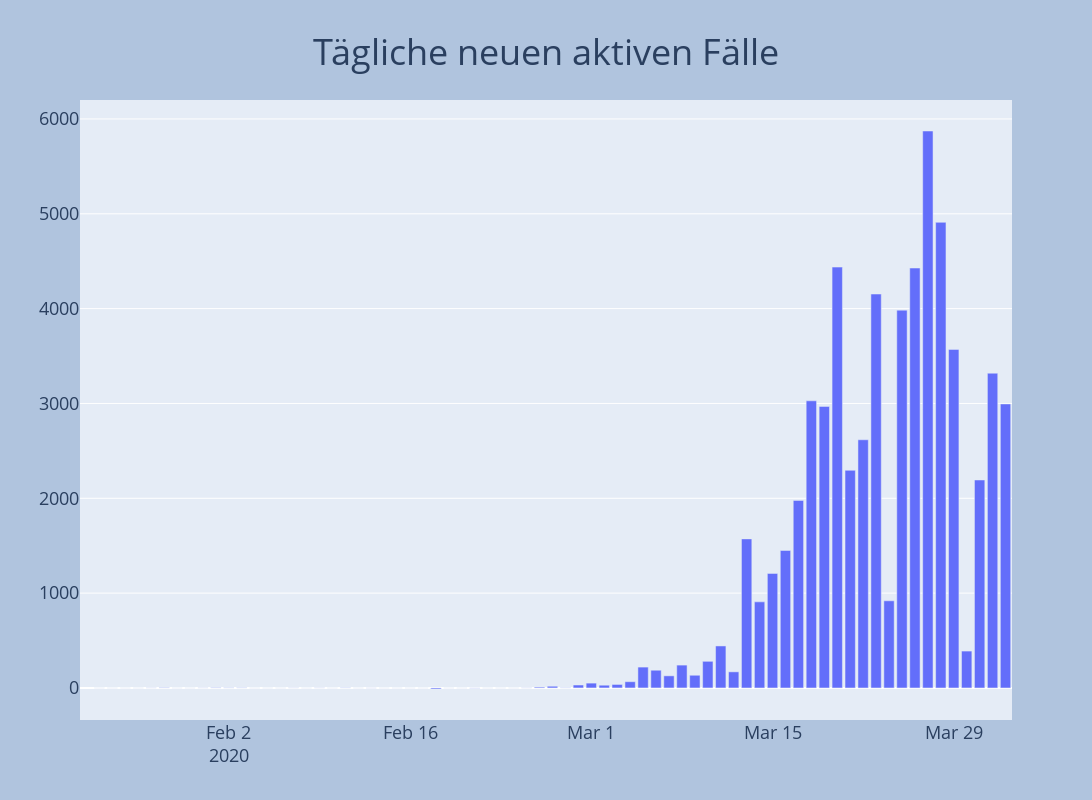

The code cell stored with this chart in its notebook:
### Code cell
fig = go.Figure()
fig.add_trace(go.Bar(x=df.datum, y=df.neu_aktiv))
fig = plot_layout(fig, 'Tägliche neuen aktiven Fälle')
fig.show()
